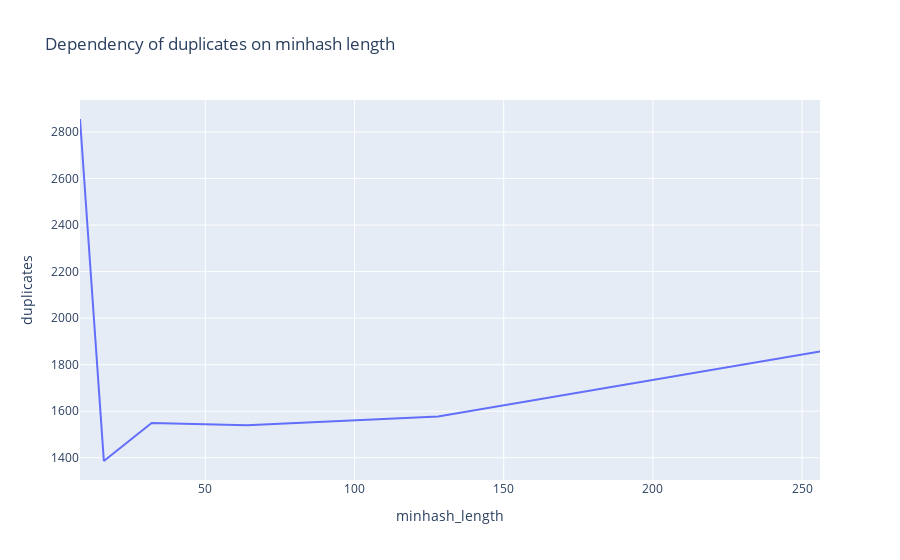

The notebook cell this image was saved under:
### Code cell
fig = px.line(df_ml,
             x="minhash_length",
             y="duplicates",
             title="Dependency of duplicates on minhash length"
            )
fig.show()

### Figure 1 — Plotly figure (JSON) as saved in the notebook; plotly's stock layout.template omitted (floating-point values rounded to 4 significant figures)
{"data": [{"hovertemplate": "minhash_length=%{x}<br>duplicates=%{y}<extra></extra>", "legendgroup": "", "line": {"color": "#636efa", "dash": "solid"}, "marker": {"symbol": "circle"}, "mode": "lines", "name": "", "orientation": "v", "showlegend": false, "type": "scatter", "x": [8, 16, 32, 64, 128, 256], "xaxis": "x", "y": [2856, 1386, 1549, 1540, 1577, 1857], "yaxis": "y"}], "layout": {"legend": {"tracegroupgap": 0}, "title": {"text": "Dependency of duplicates on minhash length"}, "xaxis": {"anchor": "y", "domain": [0, 1], "title": {"text": "minhash_length"}}, "yaxis": {"anchor": "x", "domain": [0, 1], "title": {"text": "duplicates"}}}}
